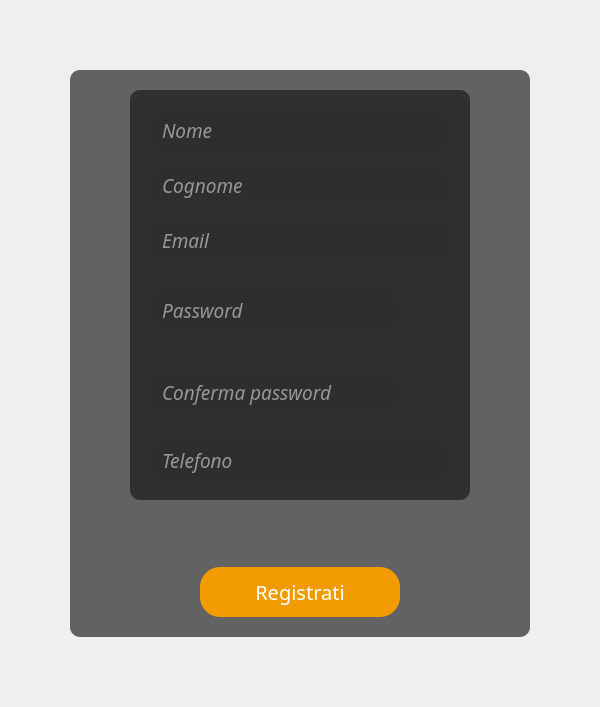
<?xml version="1.0" encoding="UTF-8"?>
<ui version="4.0">
 <class>Form</class>
 <widget class="QWidget" name="Form">
  <property name="geometry">
   <rect>
    <x>0</x>
    <y>0</y>
    <width>600</width>
    <height>707</height>
   </rect>
  </property>
  <property name="sizePolicy">
   <sizepolicy hsizetype="Expanding" vsizetype="Expanding">
    <horstretch>0</horstretch>
    <verstretch>0</verstretch>
   </sizepolicy>
  </property>
  <property name="minimumSize">
   <size>
    <width>550</width>
    <height>700</height>
   </size>
  </property>
  <property name="maximumSize">
   <size>
    <width>600</width>
    <height>750</height>
   </size>
  </property>
  <property name="windowTitle">
   <string>Form</string>
  </property>
  <property name="styleSheet">
   <string notr="true">background-image: url(:/immagini/immagini/sfondo_registra_utente.png);
</string>
  </property>
  <layout class="QGridLayout" name="gridLayout">
   <property name="leftMargin">
    <number>70</number>
   </property>
   <property name="topMargin">
    <number>70</number>
   </property>
   <property name="rightMargin">
    <number>70</number>
   </property>
   <property name="bottomMargin">
    <number>70</number>
   </property>
   <item row="0" column="0">
    <widget class="QFrame" name="frame">
     <property name="sizePolicy">
      <sizepolicy hsizetype="Expanding" vsizetype="Expanding">
       <horstretch>0</horstretch>
       <verstretch>0</verstretch>
      </sizepolicy>
     </property>
     <property name="minimumSize">
      <size>
       <width>400</width>
       <height>500</height>
      </size>
     </property>
     <property name="autoFillBackground">
      <bool>false</bool>
     </property>
     <property name="styleSheet">
      <string notr="true">border-radius:10px;
background:transparent;
background-color: rgba(0,0,0,150)</string>
     </property>
     <property name="frameShape">
      <enum>QFrame::StyledPanel</enum>
     </property>
     <property name="frameShadow">
      <enum>QFrame::Sunken</enum>
     </property>
     <property name="lineWidth">
      <number>3</number>
     </property>
     <layout class="QVBoxLayout" name="verticalLayout">
      <property name="topMargin">
       <number>20</number>
      </property>
      <property name="bottomMargin">
       <number>20</number>
      </property>
      <item alignment="Qt::AlignHCenter">
       <widget class="QFrame" name="frame_2">
        <property name="sizePolicy">
         <sizepolicy hsizetype="Expanding" vsizetype="Expanding">
          <horstretch>0</horstretch>
          <verstretch>0</verstretch>
         </sizepolicy>
        </property>
        <property name="styleSheet">
         <string notr="true">background-color: rgba(0,0,0,130)</string>
        </property>
        <property name="frameShape">
         <enum>QFrame::StyledPanel</enum>
        </property>
        <property name="frameShadow">
         <enum>QFrame::Raised</enum>
        </property>
        <layout class="QVBoxLayout" name="verticalLayout_2">
         <property name="spacing">
          <number>15</number>
         </property>
         <property name="leftMargin">
          <number>20</number>
         </property>
         <property name="topMargin">
          <number>20</number>
         </property>
         <property name="rightMargin">
          <number>20</number>
         </property>
         <property name="bottomMargin">
          <number>20</number>
         </property>
         <item>
          <widget class="QLineEdit" name="textNome">
           <property name="sizePolicy">
            <sizepolicy hsizetype="Expanding" vsizetype="Fixed">
             <horstretch>0</horstretch>
             <verstretch>0</verstretch>
            </sizepolicy>
           </property>
           <property name="minimumSize">
            <size>
             <width>250</width>
             <height>40</height>
            </size>
           </property>
           <property name="font">
            <font>
             <family>American Typewriter</family>
             <pointsize>14</pointsize>
             <italic>true</italic>
            </font>
           </property>
           <property name="styleSheet">
            <string notr="true">QLineEdit{
color: #FFF;
padding-left:8px;
padding-right:8px;
border:2px solid rgb(45, 46, 46);
border-radius:15px;
	background-color: rgb(45, 46, 46);
}
QLineEdit:hover{
border:2px solid rgb(45, 46, 46);
}
QLineEdit:focus{
border:2px solid rgb(242, 155, 0);
}</string>
           </property>
           <property name="placeholderText">
            <string>Nome</string>
           </property>
           <property name="clearButtonEnabled">
            <bool>false</bool>
           </property>
          </widget>
         </item>
         <item>
          <widget class="QLineEdit" name="textCognome">
           <property name="sizePolicy">
            <sizepolicy hsizetype="Expanding" vsizetype="Fixed">
             <horstretch>0</horstretch>
             <verstretch>0</verstretch>
            </sizepolicy>
           </property>
           <property name="minimumSize">
            <size>
             <width>250</width>
             <height>40</height>
            </size>
           </property>
           <property name="font">
            <font>
             <family>American Typewriter</family>
             <pointsize>14</pointsize>
             <italic>true</italic>
            </font>
           </property>
           <property name="styleSheet">
            <string notr="true">QLineEdit{
color: #FFF;
padding-left:8px;
padding-right:8px;
border:2px solid rgb(45, 46, 46);
border-radius:15px;
	background-color: rgb(45, 46, 46);
}
QLineEdit:hover{
border:2px solid rgb(45, 46, 46);
}
QLineEdit:focus{
border:2px solid rgb(242, 155, 0);
}</string>
           </property>
           <property name="placeholderText">
            <string>Cognome</string>
           </property>
           <property name="clearButtonEnabled">
            <bool>false</bool>
           </property>
          </widget>
         </item>
         <item>
          <widget class="QLineEdit" name="textEmail">
           <property name="sizePolicy">
            <sizepolicy hsizetype="Expanding" vsizetype="Fixed">
             <horstretch>0</horstretch>
             <verstretch>0</verstretch>
            </sizepolicy>
           </property>
           <property name="minimumSize">
            <size>
             <width>250</width>
             <height>40</height>
            </size>
           </property>
           <property name="font">
            <font>
             <family>American Typewriter</family>
             <pointsize>14</pointsize>
             <italic>true</italic>
            </font>
           </property>
           <property name="styleSheet">
            <string notr="true">QLineEdit{
color: #FFF;
padding-left:8px;
padding-right:8px;
border:2px solid rgb(45, 46, 46);
border-radius:15px;
	background-color: rgb(45, 46, 46);
}
QLineEdit:hover{
border:2px solid rgb(45, 46, 46);
}
QLineEdit:focus{
border:2px solid rgb(242, 155, 0);
}</string>
           </property>
           <property name="placeholderText">
            <string>Email</string>
           </property>
           <property name="clearButtonEnabled">
            <bool>false</bool>
           </property>
          </widget>
         </item>
         <item>
          <widget class="QFrame" name="frame_4">
           <property name="sizePolicy">
            <sizepolicy hsizetype="Expanding" vsizetype="Fixed">
             <horstretch>0</horstretch>
             <verstretch>0</verstretch>
            </sizepolicy>
           </property>
           <property name="minimumSize">
            <size>
             <width>300</width>
             <height>70</height>
            </size>
           </property>
           <property name="styleSheet">
            <string notr="true">background:none</string>
           </property>
           <property name="frameShape">
            <enum>QFrame::StyledPanel</enum>
           </property>
           <property name="frameShadow">
            <enum>QFrame::Raised</enum>
           </property>
           <layout class="QHBoxLayout" name="horizontalLayout_3">
            <property name="spacing">
             <number>0</number>
            </property>
            <property name="leftMargin">
             <number>0</number>
            </property>
            <property name="topMargin">
             <number>0</number>
            </property>
            <property name="rightMargin">
             <number>0</number>
            </property>
            <property name="bottomMargin">
             <number>0</number>
            </property>
            <item alignment="Qt::AlignHCenter">
             <widget class="QLineEdit" name="textPassword">
              <property name="sizePolicy">
               <sizepolicy hsizetype="Expanding" vsizetype="Fixed">
                <horstretch>0</horstretch>
                <verstretch>0</verstretch>
               </sizepolicy>
              </property>
              <property name="minimumSize">
               <size>
                <width>250</width>
                <height>40</height>
               </size>
              </property>
              <property name="font">
               <font>
                <family>American Typewriter</family>
                <pointsize>14</pointsize>
                <italic>true</italic>
                <bold>false</bold>
                <underline>false</underline>
               </font>
              </property>
              <property name="styleSheet">
               <string notr="true">QLineEdit{
color: #FFF;
padding-left:8px;
padding-right:8px;
border:2px solid rgb(45, 46, 46);
border-radius:15px;
	background-color: rgb(45, 46, 46);
}
QLineEdit:hover{
border:2px solid rgb(45, 46, 46);
}
QLineEdit:focus{
border:2px solid rgb(255, 148, 8);
}</string>
              </property>
              <property name="maxLength">
               <number>100</number>
              </property>
              <property name="echoMode">
               <enum>QLineEdit::Password</enum>
              </property>
              <property name="placeholderText">
               <string>Password</string>
              </property>
              <property name="clearButtonEnabled">
               <bool>false</bool>
              </property>
             </widget>
            </item>
            <item>
             <widget class="QPushButton" name="sp_button">
              <property name="cursor">
               <cursorShape>PointingHandCursor</cursorShape>
              </property>
              <property name="text">
               <string/>
              </property>
              <property name="icon">
               <iconset resource="../../risorse/res.qrc">
                <normaloff>:/icone/icone/hidepass.png</normaloff>
                <normalon>:/icone/icone/showpass.png</normalon>:/icone/icone/hidepass.png</iconset>
              </property>
              <property name="iconSize">
               <size>
                <width>32</width>
                <height>32</height>
               </size>
              </property>
              <property name="checkable">
               <bool>true</bool>
              </property>
              <property name="checked">
               <bool>false</bool>
              </property>
              <property name="autoRepeat">
               <bool>false</bool>
              </property>
             </widget>
            </item>
           </layout>
          </widget>
         </item>
         <item>
          <widget class="QFrame" name="frame_5">
           <property name="sizePolicy">
            <sizepolicy hsizetype="Expanding" vsizetype="Fixed">
             <horstretch>0</horstretch>
             <verstretch>0</verstretch>
            </sizepolicy>
           </property>
           <property name="minimumSize">
            <size>
             <width>300</width>
             <height>70</height>
            </size>
           </property>
           <property name="styleSheet">
            <string notr="true">background:none</string>
           </property>
           <property name="frameShape">
            <enum>QFrame::StyledPanel</enum>
           </property>
           <property name="frameShadow">
            <enum>QFrame::Raised</enum>
           </property>
           <layout class="QHBoxLayout" name="horizontalLayout_4">
            <property name="spacing">
             <number>0</number>
            </property>
            <property name="leftMargin">
             <number>0</number>
            </property>
            <property name="topMargin">
             <number>0</number>
            </property>
            <property name="rightMargin">
             <number>0</number>
            </property>
            <property name="bottomMargin">
             <number>0</number>
            </property>
            <item alignment="Qt::AlignHCenter">
             <widget class="QLineEdit" name="textCPassword">
              <property name="sizePolicy">
               <sizepolicy hsizetype="Expanding" vsizetype="Fixed">
                <horstretch>0</horstretch>
                <verstretch>0</verstretch>
               </sizepolicy>
              </property>
              <property name="minimumSize">
               <size>
                <width>250</width>
                <height>40</height>
               </size>
              </property>
              <property name="font">
               <font>
                <family>American Typewriter</family>
                <pointsize>14</pointsize>
                <italic>true</italic>
                <bold>false</bold>
                <underline>false</underline>
               </font>
              </property>
              <property name="styleSheet">
               <string notr="true">QLineEdit{
color: #FFF;
padding-left:8px;
padding-right:8px;
border:2px solid rgb(45, 46, 46);
border-radius:15px;
	background-color: rgb(45, 46, 46);
}
QLineEdit:hover{
border:2px solid rgb(45, 46, 46);
}
QLineEdit:focus{
border:2px solid rgb(255, 148, 8);
}</string>
              </property>
              <property name="maxLength">
               <number>100</number>
              </property>
              <property name="echoMode">
               <enum>QLineEdit::Password</enum>
              </property>
              <property name="placeholderText">
               <string>Conferma password</string>
              </property>
              <property name="clearButtonEnabled">
               <bool>false</bool>
              </property>
             </widget>
            </item>
            <item>
             <widget class="QPushButton" name="scp_button">
              <property name="cursor">
               <cursorShape>PointingHandCursor</cursorShape>
              </property>
              <property name="text">
               <string/>
              </property>
              <property name="icon">
               <iconset resource="../../risorse/res.qrc">
                <normaloff>:/icone/icone/hidepass.png</normaloff>
                <normalon>:/icone/icone/showpass.png</normalon>:/icone/icone/hidepass.png</iconset>
              </property>
              <property name="iconSize">
               <size>
                <width>32</width>
                <height>32</height>
               </size>
              </property>
              <property name="checkable">
               <bool>true</bool>
              </property>
              <property name="checked">
               <bool>false</bool>
              </property>
              <property name="autoRepeat">
               <bool>false</bool>
              </property>
             </widget>
            </item>
           </layout>
          </widget>
         </item>
         <item>
          <widget class="QLineEdit" name="textTelefono">
           <property name="sizePolicy">
            <sizepolicy hsizetype="Expanding" vsizetype="Fixed">
             <horstretch>0</horstretch>
             <verstretch>0</verstretch>
            </sizepolicy>
           </property>
           <property name="minimumSize">
            <size>
             <width>250</width>
             <height>40</height>
            </size>
           </property>
           <property name="font">
            <font>
             <family>American Typewriter</family>
             <pointsize>14</pointsize>
             <italic>true</italic>
            </font>
           </property>
           <property name="styleSheet">
            <string notr="true">QLineEdit{
color: #FFF;
padding-left:8px;
padding-right:8px;
border:2px solid rgb(45, 46, 46);
border-radius:15px;
	background-color: rgb(45, 46, 46);
}
QLineEdit:hover{
border:2px solid rgb(45, 46, 46);
}
QLineEdit:focus{
border:2px solid rgb(242, 155, 0);
}</string>
           </property>
           <property name="placeholderText">
            <string>Telefono</string>
           </property>
           <property name="clearButtonEnabled">
            <bool>false</bool>
           </property>
          </widget>
         </item>
        </layout>
       </widget>
      </item>
      <item alignment="Qt::AlignHCenter">
       <widget class="QLabel" name="error">
        <property name="sizePolicy">
         <sizepolicy hsizetype="Expanding" vsizetype="Fixed">
          <horstretch>0</horstretch>
          <verstretch>0</verstretch>
         </sizepolicy>
        </property>
        <property name="minimumSize">
         <size>
          <width>350</width>
          <height>35</height>
         </size>
        </property>
        <property name="styleSheet">
         <string notr="true">font: 16pt &quot;American Typewriter&quot;;
color:rgb(255, 37, 0);
background:none;
</string>
        </property>
        <property name="lineWidth">
         <number>2</number>
        </property>
        <property name="text">
         <string/>
        </property>
        <property name="alignment">
         <set>Qt::AlignCenter</set>
        </property>
        <property name="wordWrap">
         <bool>false</bool>
        </property>
       </widget>
      </item>
      <item>
       <spacer name="verticalSpacer_2">
        <property name="orientation">
         <enum>Qt::Vertical</enum>
        </property>
        <property name="sizeType">
         <enum>QSizePolicy::Fixed</enum>
        </property>
        <property name="sizeHint" stdset="0">
         <size>
          <width>20</width>
          <height>20</height>
         </size>
        </property>
       </spacer>
      </item>
      <item alignment="Qt::AlignHCenter">
       <widget class="QPushButton" name="reg_cliente_button">
        <property name="minimumSize">
         <size>
          <width>200</width>
          <height>50</height>
         </size>
        </property>
        <property name="font">
         <font>
          <family>American Typewriter</family>
          <pointsize>15</pointsize>
          <bold>false</bold>
         </font>
        </property>
        <property name="cursor">
         <cursorShape>PointingHandCursor</cursorShape>
        </property>
        <property name="styleSheet">
         <string notr="true">QPushButton{
   
	background-color: rgb(242, 155, 0);
     border:none;
     color:rgb(255,255,255); 
     border-radius:20px;
   
}
QPushButton:hover {
	
	background-color: rgba(242, 155, 20,150);
     border-left: 2px solid rgb(173, 107,0);
     border-right: 2px solid rgb(173, 107,0);
     border-bottom: 3px solid rgb(173, 107,0);
}
QPushButton:pressed {
	
	background-color: rgba(255, 224, 0,75);
     border-left: 2px solid rgb(173, 107,0);
     border-right: 2px solid rgb(173, 107,0); 
     border-bottom: none;
}</string>
        </property>
        <property name="text">
         <string>Registrati</string>
        </property>
       </widget>
      </item>
     </layout>
    </widget>
   </item>
  </layout>
 </widget>
 <resources>
  <include location="../../risorse/res.qrc"/>
 </resources>
 <connections/>
</ui>
